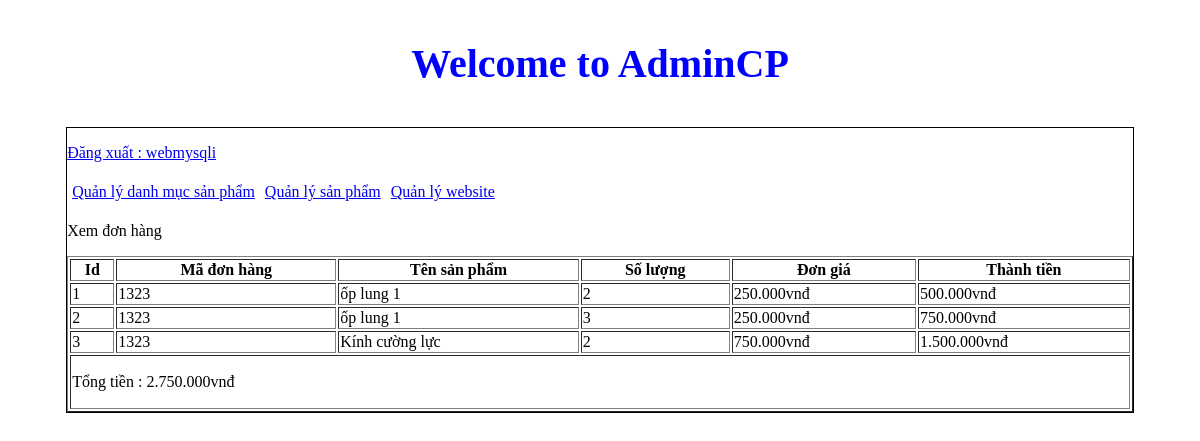
/admincp/index.php?action=donhang&query=xemdonhang&code=1323 (signed in), run on the app's committed database.
### tables this page shows
CREATE TABLE `tbl_cart_details` (
  `id_cart_details` int(11) NOT NULL,
  `code_cart` varchar(10) NOT NULL,
  `id_sanpham` int(11) NOT NULL,
  `soluongmua` int(11) NOT NULL
);

CREATE TABLE `tbl_sanpham` (
  `id_sanpham` int(11) NOT NULL,
  `tensanpham` varchar(250) NOT NULL,
  `masp` varchar(100) NOT NULL,
  `giasp` varchar(50) NOT NULL,
  `soluong` int(11) NOT NULL,
  `hinhanh` varchar(50) NOT NULL,
  `tomtat` text NOT NULL,
  `noidung` text NOT NULL,
  `tinhtrang` int(11) NOT NULL,
  `id_danhmuc` int(11) NOT NULL
);

### admincp/modules/quanlydonhang/xemdonhang.php (the view)
<p>Xem đơn hàng</p>
<?php
	$code = $_GET['code'];
	$sql_lietke_dh = "SELECT * FROM tbl_cart_details,tbl_sanpham WHERE tbl_cart_details.id_sanpham=tbl_sanpham.id_sanpham AND tbl_cart_details.code_cart='".$code."' ORDER BY tbl_cart_details.id_cart_details DESC";
	$query_lietke_dh = mysqli_query($mysqli,$sql_lietke_dh);
?>
<table style="width:100%" border="1" style="border-collapse: collapse;">
  <tr>
  	<th>Id</th>
    <th>Mã đơn hàng</th>
    <th>Tên sản phẩm</th>
    <th>Số lượng</th>
    <th>Đơn giá</th>
    <th>Thành tiền</th>
  </tr>
  <?php
  $i = 0;
  $tongtien = 0;
  while($row = mysqli_fetch_array($query_lietke_dh)){
  	$i++;
  	$thanhtien = $row['giasp']*$row['soluongmua'];
  	$tongtien += $thanhtien ;
  ?>
  <tr>
  	<td><?php echo $i ?></td>
    <td><?php echo $row['code_cart'] ?></td>
    <td><?php echo $row['tensanpham'] ?></td>
    <td><?php echo $row['soluongmua'] ?></td>
    <td><?php echo number_format($row['giasp'],0,',','.').'vnđ' ?></td>
    <td><?php echo number_format($thanhtien,0,',','.').'vnđ' ?></td>
  </tr>
  <?php
  }
  ?>
  <tr>
  	<td colspan="6">
   		<p>Tổng tiền : <?php echo number_format($tongtien,0,',','.').'vnđ' ?></p>
   	</td>
  </tr>
</table>

### data on the page
tbl_cart_details: code_cart "1323", id_sanpham.tensanpham "ốp lung 1", soluongmua "2", id_sanpham.giasp "250.000", thanhtien "500.000"
tbl_cart_details: code_cart "1323", id_sanpham.tensanpham "ốp lung 1", soluongmua "3", id_sanpham.giasp "250.000", thanhtien "750.000"
tbl_cart_details: code_cart "1323", id_sanpham.tensanpham "Kính cường lực", soluongmua "2", id_sanpham.giasp "750.000", thanhtien "1.500.000"

### other printed values
$_SESSION['dangnhap'] "webmysqli"
$tongtien "2.750.000"
